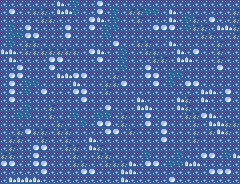

Tiled map render using the project's own tile images. Description and the whole map definition, tile-layer contents included, below:
An orthogonal 30x23 tile map with 8x8 px tiles, 1 tile layer (bg).

<map version="1.10" tiledversion="1.11.0" orientation="orthogonal" renderorder="right-down" width="30" height="23" tilewidth="8" tileheight="8" infinite="0" nextlayerid="2" nextobjectid="1">
 <tileset firstgid="1" name="pyxel-image0" tilewidth="8" tileheight="8" tilecount="1024" columns="32">
  <image source="pyxel-image0.png" width="256" height="256" />
 </tileset>
 <layer id="1" name="bg" width="30" height="23">
  <data encoding="csv">
43,43,43,43,43,43,43,46,43,45,43,43,42,43,43,43,43,43,43,43,43,43,43,43,43,43,43,43,43,43,
43,42,43,43,44,44,43,46,46,45,43,43,42,43,45,43,44,44,45,45,43,46,43,43,43,43,43,43,43,44,
43,43,43,43,43,44,44,43,43,43,43,42,46,43,45,43,43,44,43,43,43,46,43,45,44,43,42,43,43,44,
43,45,43,42,43,43,43,43,42,43,43,42,43,45,45,43,43,43,43,42,42,42,43,45,44,44,43,46,46,44,
43,45,45,42,42,43,43,43,42,43,43,43,43,45,43,43,43,43,43,43,43,43,43,43,43,44,44,43,43,44,
43,45,43,44,44,43,43,43,43,43,43,43,43,43,42,43,43,44,44,43,43,46,43,43,43,43,43,44,43,43,
46,46,43,44,44,44,44,44,44,44,43,42,46,43,43,45,43,43,44,44,43,43,46,43,42,43,43,44,43,43,
43,46,43,43,43,43,42,42,43,43,43,43,42,43,43,45,43,43,43,44,44,43,46,46,43,43,43,44,43,43,
43,43,42,43,43,43,42,43,43,43,43,43,43,43,43,45,43,43,42,43,43,43,43,43,43,43,43,42,43,43,
43,42,42,43,43,43,43,46,46,42,42,43,43,43,44,43,43,43,42,42,43,45,45,43,43,43,43,43,43,43,
43,42,43,45,45,43,43,43,43,46,43,43,43,44,44,42,43,43,43,42,43,45,43,42,42,43,43,43,43,43,
43,42,43,45,43,42,43,43,43,42,42,43,43,44,43,43,43,43,43,43,43,43,43,43,43,46,46,43,42,43,
43,42,43,43,43,43,43,43,43,43,42,43,43,43,43,43,43,46,43,43,43,43,46,44,43,46,43,43,42,43,
43,43,43,45,43,43,44,43,43,43,43,43,43,42,43,43,43,46,46,43,43,43,46,44,43,43,43,43,43,43,
43,43,45,45,43,43,44,43,43,45,43,43,45,45,43,44,43,43,42,43,43,43,43,44,44,42,46,43,43,43,
43,43,43,43,43,43,43,44,43,43,45,43,42,42,43,44,43,43,42,43,42,43,43,43,44,43,46,46,44,44,
43,43,44,42,44,44,43,44,44,43,43,43,43,42,42,43,44,43,43,43,42,43,43,43,44,43,44,46,44,43,
43,44,44,43,43,44,43,43,44,43,43,46,43,43,43,43,43,43,43,43,42,43,43,43,44,43,43,43,43,43,
43,44,43,43,42,42,43,43,44,44,43,46,44,43,43,43,43,43,43,43,43,43,43,43,43,43,43,43,43,43,
44,44,43,43,42,43,43,43,43,44,43,43,44,44,43,43,43,43,45,43,43,43,45,43,43,42,42,43,45,46,
42,42,43,43,42,42,43,43,43,44,44,43,43,44,44,44,46,43,42,42,43,45,45,46,46,43,43,43,43,43,
43,43,43,43,43,42,43,43,43,43,42,42,43,43,43,46,46,43,43,43,43,43,43,43,43,43,42,42,42,43,
43,46,46,46,46,43,43,43,43,43,43,43,43,43,43,46,43,43,43,43,43,42,43,43,43,43,43,43,43,43
</data>
 </layer>
</map>